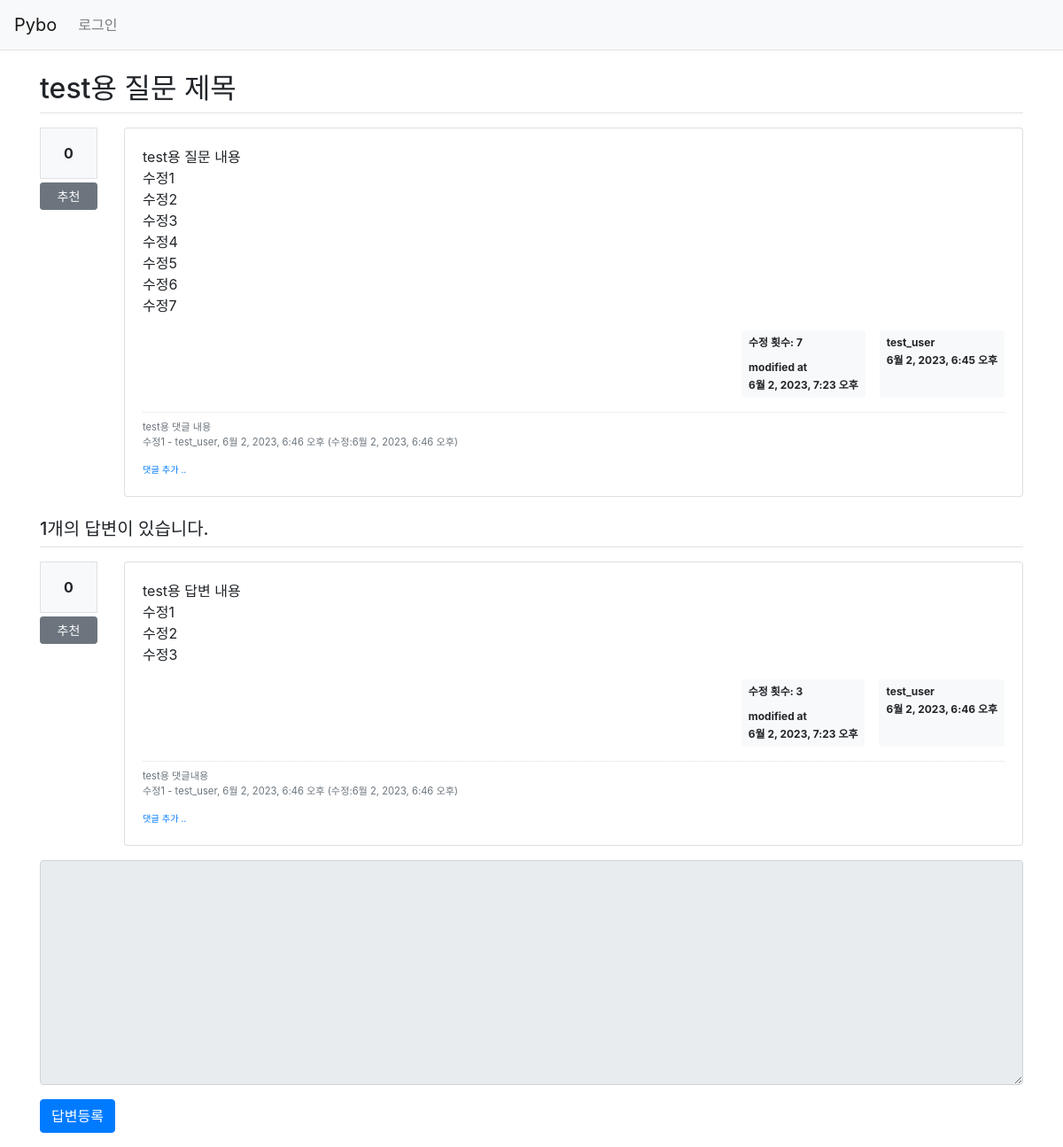
The app's page /pybo/16/ with its own data.
### pybo/models.py (models this page shows, shortened)
class Question(models.Model):
    author = models.ForeignKey(User, on_delete=models.CASCADE, related_name='author_question')
    subject = models.CharField(max_length=200)
    content = models.TextField()
    create_date = models.DateTimeField()
    modify_date = models.DateTimeField(null=True, blank=True)
    voter = models.ManyToManyField(User, related_name='voter_question')
    modify_count = models.IntegerField(default=0)

class Comment(models.Model):
    author = models.ForeignKey(User, on_delete=models.CASCADE)
    content = models.TextField()
    create_date = models.DateTimeField()
    modify_date = models.DateTimeField(null=True, blank=True)
    question = models.ForeignKey(Question, null=True, blank=True, on_delete=models.CASCADE)
    answer = models.ForeignKey(Answer, null=True, blank=True, on_delete=models.CASCADE)

class Answer(models.Model):
    author = models.ForeignKey(User, on_delete=models.CASCADE, related_name='author_answer')
    question = models.ForeignKey(Question, on_delete=models.CASCADE)
    content = models.TextField()
    create_date = models.DateTimeField()
    modify_date = models.DateTimeField(null=True, blank=True)
    voter = models.ManyToManyField(User, related_name='voter_answer')
    modify_count = models.IntegerField(default=0)

### pybo/views/base_views.py (the view)
# urls.py: path('<int:question_id>/', base_views.detail, name='detail'),
def detail(request, question_id):
    question = get_object_or_404(Question, pk=question_id)
    context = {'question': question}
    return render(request, 'pybo/question_detail.html', context)

### pybo/templatetags/pybo_filter.py (called while the page is built)
@register.filter()
def mark(value):
    extensions = ["nl2br", "fenced_code"]
    return mark_safe(markdown.markdown(value, extensions=extensions))

### templates/pybo/question_detail.html (shortened to what this page needs)
{% extends 'base.html' %}
{% load pybo_filter %}
{% block content %}
<div class="container my-3">
    <h2 class="border-bottom py-2">{{ question.subject }}</h2>
    <div class="row my-3">
        <div class="col-1">
            <div class="bg-light text-center p-3 border font-weight-bolder mb-1">{{question.voter.count}}</div>
            <a href="#" data-uri="{% url 'pybo:vote_question' question.id  %}"
               class="recommend btn btn-sm btn-secondary btn-block my-1">추천</a>
        </div>
        <div class="col-11">
            <div class="card">
                <div class="card-body">
                    <div class="card-text">{{ question.content|mark }}</div>
                    <div class="d-flex justify-content-end">
                        {% if question.modify_date %}
                        <div class="badge badge-light p-2 text-left mx-3">
                            <p>수정 횟수: {{ question.modify_count }}</p>
                            <div class="mb-2">modified at</div>
                            <div>{{ question.modify_date }}</div>
                        </div>
                        {% endif %}
                        <div class="badge badge-light p-2 text-left">
                            <div class="mb-2">{{ question.author.username }}</div>
                            <div>{{ question.create_date }}</div>
                        </div>
                    </div>
                    {% if question.comment_set.count > 0 %}
                    <div class="mt-3">
                    {% for comment in question.comment_set.all %}
                        <div class="comment py-2 text-muted">
                            <span style="white-space: pre-line;">{{ comment.content }}</span>
                            <span>
                                - {{ comment.author }}, {{ comment.create_date }}
                                {% if comment.modify_date %}
                                (수정:{{ comment.modify_date }})
                                {% endif %}
                            </span>
                        </div>
                    {% endfor %}
                    </div>
                    {% endif %}
                    <div>
                        <a href="{% url 'pybo:comment_create_question' question.id  %}"
                           class="small"><small>댓글 추가 ..</small></a>
                    </div>
                </div>
            </div>
        </div>
    </div>
    <h5 class="border-bottom my-3 py-2">{{question.answer_set.count}}개의 답변이 있습니다.</h5>
    {% for answer in question.answer_set.all %}
    <div class="row my-3">
        <div class="col-1">
            <div class="bg-light text-center p-3 border font-weight-bolder mb-1">{{answer.voter.count}}</div>
            <a href="#" data-uri="{% url 'pybo:vote_answer' answer.id  %}"
                class="recommend btn btn-sm btn-secondary btn-block my-1">추천</a>
        </div>
        <div class="col-11">
            <div class="card">
                <div class="card-body">
                    <div class="card-text">{{ answer.content|mark }}</div>
                    <div class="d-flex justify-content-end">
                        {% if answer.modify_date %}
                        <div class="badge badge-light p-2 text-left mx-3">
                            <p>수정 횟수: {{ answer.modify_count }}</p>
                            <div class="mb-2">modified at</div>
                            <div>{{ answer.modify_date }}</div>
                        </div>
                        {% endif %}
                        <div class="badge badge-light p-2 text-left">
                            <div class="mb-2">{{ answer.author.username }}</div>
                            <div>{{ answer.create_date }}</div>
                        </div>
                    </div>
                    {% if answer.comment_set.count > 0 %}
                    <div class="mt-3">
                    {% for comment in answer.comment_set.all %}
                        <div class="comment py-2 text-muted">
                            <span style="white-space: pre-line;">{{ comment.content }}</span>
                            <span>
                                - {{ comment.author }}, {{ comment.create_date }}
                                {% if comment.modify_date %}
                                (수정:{{ comment.modify_date }})
                                {% endif %}
                            </span>
                        </div>
                    {% endfor %}
                    </div>
                    {% endif %}
                    <div>
                        <a href="{% url 'pybo:comment_create_answer' answer.id  %}"
                           class="small"><small>댓글 추가 ..</small></a>
                    </div>
                </div>
            </div>
        </div>
    </div>
    {% endfor %}
    <form action="{% url 'pybo:answer_create' question.id %}" method="post" class="my-3">
        <div class="form-group">
            <textarea {% if not user.is_authenticated %}disabled{% endif %}
              name="content" id="content" class="form-control" rows="10"></textarea>
        </div>
        <input type="submit" value="답변등록" class="btn btn-primary">
    </form>
</div>
{% endblock %}

### static/style.css (style rules this page uses)
.comment { border-top:dotted 1px #ddd; font-size:0.7em; }

### records on screen
Question: subject "test용 질문 제목", voter.count "0", content|mark "test용 질문 내용 수정1 수정2 수정3 수정4 수정5 수정6 수정7", modify_count "7", modify_date "6월 2, 2023, 7:23 오후", author.username "test_user", create_date "6월 2, 2023, 6:45 오후", answer_set.count "1"
Comment: content "test용 댓글 내용 수정1", author "test_user", create_date "6월 2, 2023, 6:46 오후", modify_date "6월 2, 2023, 6:46 오후"
Answer: voter.count "0", content|mark "test용 답변 내용 수정1 수정2 수정3", modify_count "3", modify_date "6월 2, 2023, 7:23 오후", author.username "test_user", create_date "6월 2, 2023, 6:46 오후"
Comment: content "test용 댓글내용 수정1", author "test_user", create_date "6월 2, 2023, 6:46 오후", modify_date "6월 2, 2023, 6:46 오후"
